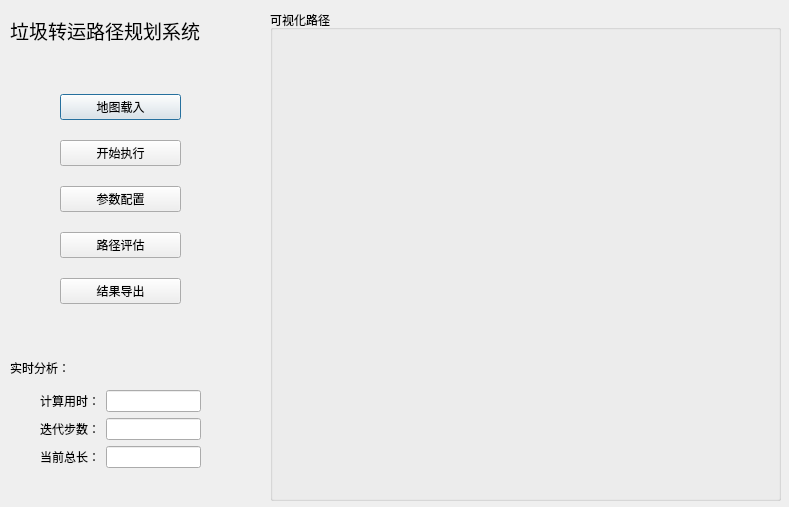
<?xml version="1.0" encoding="UTF-8"?>
<ui version="4.0">
 <class>Dialog</class>
 <widget class="QDialog" name="Dialog">
  <property name="geometry">
   <rect>
    <x>0</x>
    <y>0</y>
    <width>789</width>
    <height>507</height>
   </rect>
  </property>
  <property name="windowTitle">
   <string>Dialog</string>
  </property>
  <widget class="QLabel" name="label">
   <property name="geometry">
    <rect>
     <x>10</x>
     <y>360</y>
     <width>91</width>
     <height>16</height>
    </rect>
   </property>
   <property name="text">
    <string>实时分析：</string>
   </property>
  </widget>
  <widget class="QWidget" name="formLayoutWidget">
   <property name="geometry">
    <rect>
     <x>40</x>
     <y>390</y>
     <width>161</width>
     <height>91</height>
    </rect>
   </property>
   <layout class="QFormLayout" name="formLayout">
    <item row="0" column="0">
     <widget class="QLabel" name="label_2">
      <property name="text">
       <string>计算用时：</string>
      </property>
     </widget>
    </item>
    <item row="1" column="0">
     <widget class="QLabel" name="label_3">
      <property name="text">
       <string>迭代步数：</string>
      </property>
     </widget>
    </item>
    <item row="2" column="0">
     <widget class="QLabel" name="label_4">
      <property name="text">
       <string>当前总长：</string>
      </property>
     </widget>
    </item>
    <item row="1" column="1">
     <widget class="QLineEdit" name="lineEdit_2"/>
    </item>
    <item row="2" column="1">
     <widget class="QLineEdit" name="lineEdit_3"/>
    </item>
    <item row="0" column="1">
     <widget class="QLineEdit" name="lineEdit"/>
    </item>
   </layout>
  </widget>
  <widget class="QWidget" name="verticalLayoutWidget">
   <property name="geometry">
    <rect>
     <x>60</x>
     <y>80</y>
     <width>121</width>
     <height>241</height>
    </rect>
   </property>
   <layout class="QVBoxLayout" name="verticalLayout">
    <item>
     <widget class="QPushButton" name="ToDataUI">
      <property name="text">
       <string>地图载入</string>
      </property>
     </widget>
    </item>
    <item>
     <widget class="QPushButton" name="BeginMain">
      <property name="text">
       <string>开始执行</string>
      </property>
     </widget>
    </item>
    <item>
     <widget class="QPushButton" name="ToConfigUI">
      <property name="text">
       <string>参数配置</string>
      </property>
     </widget>
    </item>
    <item>
     <widget class="QPushButton" name="ToAnalysisUI">
      <property name="text">
       <string>路径评估</string>
      </property>
     </widget>
    </item>
    <item>
     <widget class="QPushButton" name="OutputAnswer">
      <property name="text">
       <string>结果导出</string>
      </property>
     </widget>
    </item>
   </layout>
  </widget>
  <widget class="QLabel" name="label_5">
   <property name="geometry">
    <rect>
     <x>10</x>
     <y>10</y>
     <width>231</width>
     <height>41</height>
    </rect>
   </property>
   <property name="font">
    <font>
     <family>Agency FB</family>
     <pointsize>14</pointsize>
    </font>
   </property>
   <property name="text">
    <string>垃圾转运路径规划系统</string>
   </property>
  </widget>
  <widget class="QGroupBox" name="MainGraph">
   <property name="geometry">
    <rect>
     <x>270</x>
     <y>10</y>
     <width>511</width>
     <height>491</height>
    </rect>
   </property>
   <property name="title">
    <string>可视化路径</string>
   </property>
   <property name="checkable">
    <bool>false</bool>
   </property>
  </widget>
 </widget>
 <resources/>
 <connections/>
</ui>
